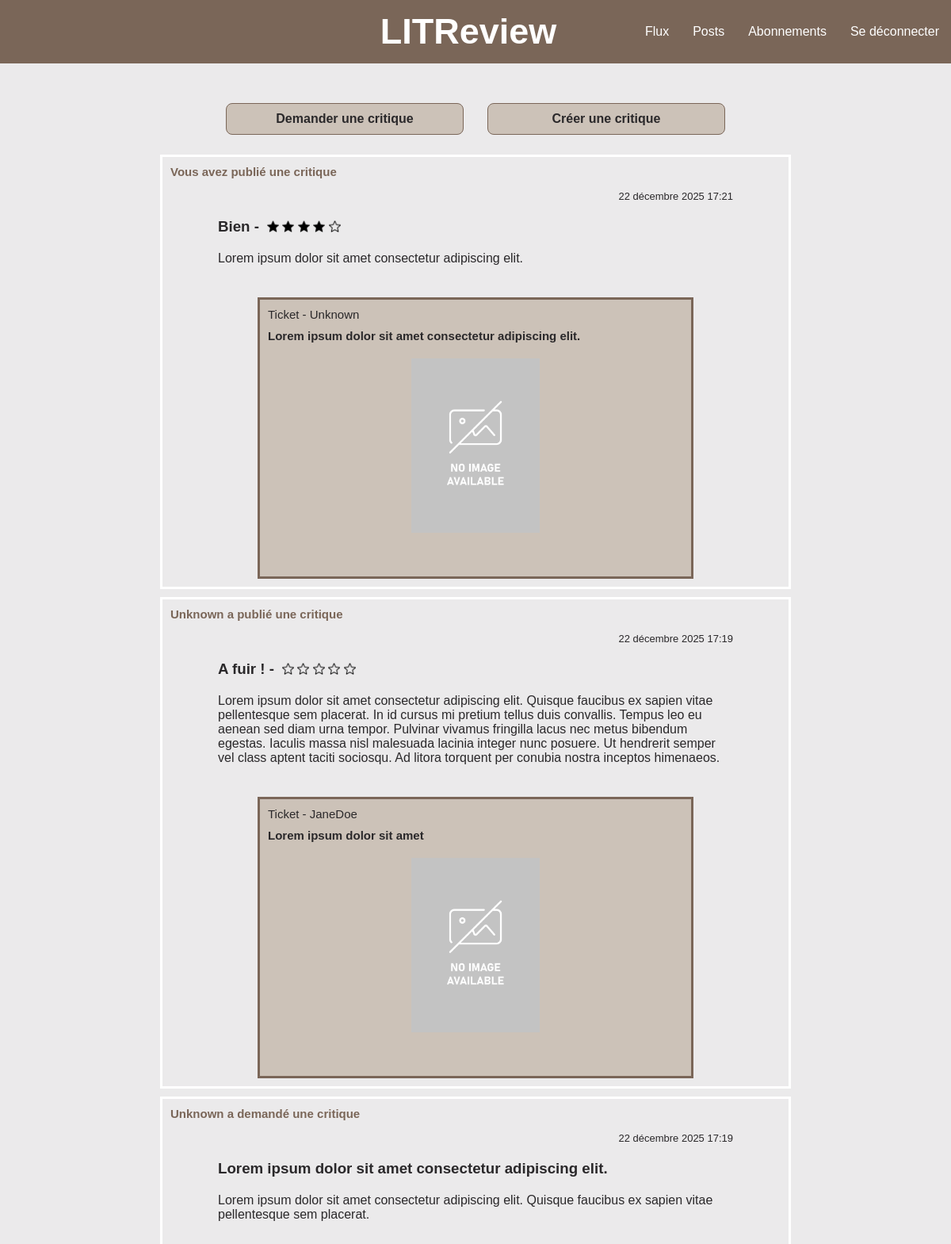
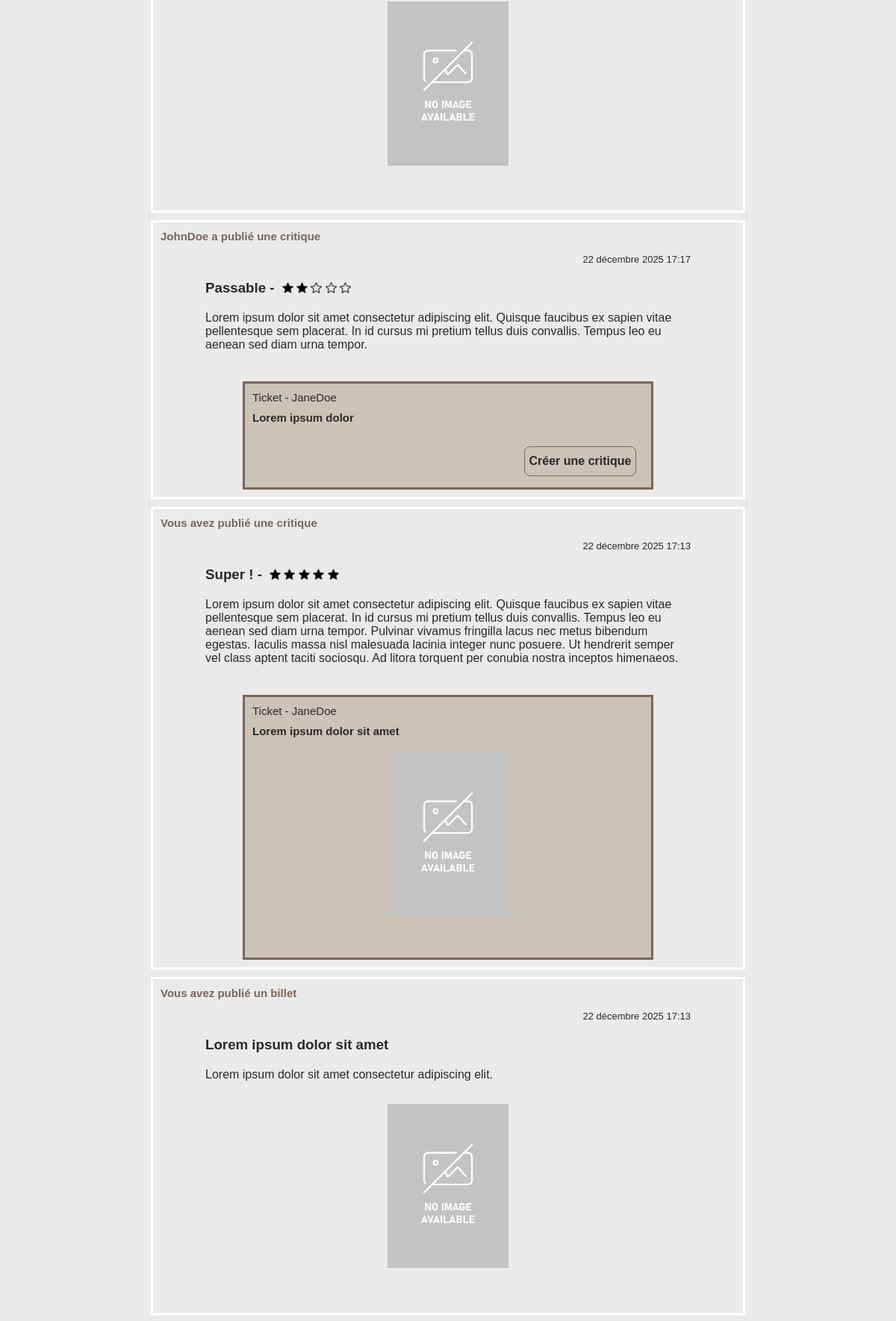
The app's page /home/ (signed in, upper part) with its own data (2 pictures, top to bottom).
### flux/models.py (models this page shows)
class Review(models.Model):
    ticket = models.ForeignKey(to=Ticket, on_delete=models.CASCADE)
    rating = models.fields.PositiveSmallIntegerField(validators=[MinValueValidator(0), MaxValueValidator(5)])
    user = models.ForeignKey(to=settings.AUTH_USER_MODEL, on_delete=models.CASCADE)
    headline = models.fields.CharField(max_length=128)
    body = models.fields.TextField(max_length=8192, blank=True)
    time_created = models.fields.DateTimeField(auto_now_add=True)

class Ticket(models.Model):
    title = models.fields.CharField(max_length=128)
    description = models.fields.TextField(max_length=2048, blank=True)
    user = models.ForeignKey(to=settings.AUTH_USER_MODEL, on_delete=models.CASCADE)
    image = models.ImageField(null=True, blank=True)
    time_created = models.fields.DateTimeField(auto_now_add=True)

### authentication/models.py (models this page shows)
class User(AbstractUser):
    pass

### flux/views.py (the view)
# urls.py: 2. Add a URL to urlpatterns:  path('', views.home, name='home')
@login_required
def home(request):
    user = request.user
    followed_user_ids = models.UserFollows.objects.filter(
        user=user
    ).values_list("followed_user_id", flat=True)
    posts = []
    tickets = models.Ticket.objects.filter(Q(user=user) | Q(user__in=followed_user_ids))
    reviews = models.Review.objects.filter(
        Q(user=user) | Q(user__in=followed_user_ids) | Q(ticket__user=user)
    ).distinct()
    for ticket in tickets:
        ticket.type = "ticket"
        posts.append(ticket)
    for review in reviews:
        review.type = "review"
        posts.append(review)
    posts = sorted(posts, key=lambda post: post.time_created, reverse=True)
    reviewed_tickets_id = models.Review.objects.filter(user=user).values_list("ticket_id", flat=True)
    star_range = range(1, 6)
    return render(
        request,
        "flux/home.html",
        {"posts": posts, "reviewed_tickets_id": reviewed_tickets_id, "star_range": star_range},
    )

### flux/templates/flux/home.html (shortened to what this page needs)
{% extends 'base.html' %}
{% load static %}
{% block css %}
    <link rel="stylesheet" href="{% static 'flux/flux.css' %}">
{% endblock css %}
{% block content %}
    <div class="posts-tab">
        <div class="review-buttons-section">
            <a class="default-button" href="{% url 'create_ticket' %}">Demander une critique</a>
            <a class="default-button" href="{% url 'create-ticket-review' %}">Créer une critique</a>
        </div>
        {% for post in posts %}
            {% if post.type == "ticket" %}
                <div class="ticket-section">
                    {% if request.user == post.user %}
                        <p class="creator">Vous avez publié un billet</p>
                    {% else %}
                        <p class="creator">{{ post.user }} a demandé une critique</p>
                    {% endif %}
                    <div class="post-details">
                        <p class="creation-date">{{ post.time_created }}</p>
                        <h3>{{ post.title }}</h3>
                        <p>{{ post.description }}</p>
                        {% if post.image.url is not None %}
                            <img
                                class="post-image"
                                src="{{ post.image.url }}"
                                alt="Image représentant le billet : &quot;{{ post.title }}&quot;"
                            >
                        {% endif %}
                    </div>
                </div>
            {% elif post.type == "review" %}
                <div class="review-section">
                    {% if request.user == post.user %}
                        <p class="creator">Vous avez publié une critique</p>
                    {% else %}
                        <p class="creator">{{ post.user }} a publié une critique</p>
                    {% endif %}
                    <div class="post-details">
                        <p class="creation-date">{{ post.time_created }}</p>
                        <div class="title-and-stars">
                            <h3>{{ post.headline }} - </h3>
                            <div class="star-rating" aria-label="Noté {{ post.rating }} sur 5" role="img">
                                {% for i in star_range %}
                                    {% if i <= post.rating %}
                                        <img
                                            class="star-icon"
                                            src="{% static 'img/full-star-icon.png' %}"
                                            alt=""
                                            aria-hidden="true"
                                        >
                                    {% else %}
                                        <img
                                            class="star-icon"
                                            src="{% static 'img/empty-star-icon.png' %}"
                                            alt=""
                                            aria-hidden="true"
                                        >
                                    {% endif %}
                                {% endfor %}
                            </div>
                        </div>
                        <p>{{ post.body }}</p>
                        <div class="review-ticket-info">
                            <p>Ticket - {{ post.ticket.user }}</p>
                            <h4>{{ post.ticket.title }}</h4>
                            {% if post.ticket.image.url is not None %}
                                <img
                                    class="post-image"
                                    src="{{ post.ticket.image.url }}"
                                    alt="Image représentant le billet : &quot;{{ post.ticket.title }}&quot;"
                                >
                            {% endif %}
                            <div class="button-section">
                                {% if post.ticket.id not in reviewed_tickets_id %}
                                    <a class="default-button" href="{% url 'create_review' post.ticket.id %}">Créer une critique</a>
                                {% endif %}
                            </div>
                        </div>
                    </div>
                </div>
            {% endif %}
        {% endfor %}
    </div>
{% endblock content %}

### static/css/base.css (style rules this page uses)
:root { --darkest-color: #2A282A; --medium-dark-color: #7a6658; --medium-light-color: #CCC2B8; --background-color: #EBEAEB; --lightest-color: white; }
* { margin: 0; padding: 0; font-family: Arial, Helvetica, sans-serif; color: var(--darkest-color); text-decoration: none; }
body { background-color: var(--background-color); }
.default-button { box-sizing: border-box; background-color: var(--medium-light-color); border: 1px solid var(--medium-dark-color); border-radius: 0.5em; width: 150px; height: 40px; display: flex; justify-content: center; align-items: center; font-weight: bold; font-size: medium; padding: 0; line-height: 1; }

### flux/static/flux/flux.css (style rules this page uses)
.posts-tab { display: flex; flex-direction: column; margin: 50px auto 20px; gap: 10px; }
.review-buttons-section { display: flex; flex-direction: row; justify-content: center; gap: 10px; margin-bottom: 15px; }
.review-buttons-section .default-button { font-size: small; text-align: center; width: 160px; }
.ticket-section, .review-section { display: flex; flex-direction: column; border: 3px solid var(--lightest-color); padding: 10px; width: 90%; margin: auto; gap: 10px; }
.post-details { display: flex; flex-direction: column; width: 90%; margin: auto; gap: 15px; }
.title-and-stars { display: flex; flex-direction: row; gap: 10px; align-items: end; }
.star-rating { white-space: nowrap; }
.star-icon { width: 15px; height: auto; object-fit: contain; }
.post-image { max-height: 220px; height: auto; width: auto; object-fit: contain; align-self: center; margin: 10px auto; }
.creation-date { align-self: flex-end; font-size: 13px; }
.creator { font-weight: 600; font-size: 15px; color: var(--medium-dark-color); }
.review-ticket-info { background-color: var(--medium-light-color); display: flex; flex-direction: column; border: 3px solid var(--medium-dark-color); padding: 10px 10px; margin: 20px 50px 0; gap: 10px; }
.review-ticket-info p { font-size: 15px; }
h4 { font-size: 15px; }
.button-section { display: flex; flex-direction: row; justify-content: right; gap: 10px; margin: 20px 10px 5px; }
@media screen and (min-width: 768px) { .review-buttons-section { gap: 30px; } }
@media screen and (min-width: 768px) { .review-buttons-section .default-button { font-size: medium; width: 300px; } }
@media screen and (min-width: 768px) { .ticket-section, .review-section { width: 770px; gap: 15px; } }
@media screen and (min-width: 768px) { .post-details { width: 650px; gap: 20px; } }

### records on screen
Review: shows "Vous avez publié une critique", time_created "22 décembre 2025 17:21", headline "Bien", rating 4 (drawn), body "Lorem ipsum dolor sit amet consectetur adipiscing elit.", ticket.user "Unknown", ticket "Lorem ipsum dolor sit amet consectetur adipiscing elit.", ticket.image (placeholder picture)
Review: user "Unknown", time_created "22 décembre 2025 17:19", headline "A fuir !", rating 0 (drawn), body "Lorem ipsum dolor sit amet consectetur adipiscing elit. Quisque faucibus ex sapien vitae pellentesque sem placerat. In id cursus mi pretium tellus duis convallis. Tempus leo eu aenean sed diam urna tempor. Pulvinar vivamus fringilla lacus nec metus bibendum egestas. Iaculis massa nisl malesuada lacinia integer nunc posuere. Ut hendrerit semper vel class aptent taciti sociosqu. Ad litora torquent per conubia nostra inceptos himenaeos.", ticket.user "JaneDoe", ticket "Lorem ipsum dolor sit amet", ticket.image (placeholder picture)
Ticket: user "Unknown", time_created "22 décembre 2025 17:19", title "Lorem ipsum dolor sit amet consectetur adipiscing elit.", description "Lorem ipsum dolor sit amet consectetur adipiscing elit. Quisque faucibus ex sapien vitae pellentesque sem placerat.", image (placeholder picture)
Review: user "JohnDoe", time_created "22 décembre 2025 17:17", headline "Passable", rating 2 (drawn), body "Lorem ipsum dolor sit amet consectetur adipiscing elit. Quisque faucibus ex sapien vitae pellentesque sem placerat. In id cursus mi pretium tellus duis convallis. Tempus leo eu aenean sed diam urna tempor.", ticket.user "JaneDoe", ticket "Lorem ipsum dolor", shows "Créer une critique"
Review: shows "Vous avez publié une critique", time_created "22 décembre 2025 17:13", headline "Super !", rating 5 (drawn), body "Lorem ipsum dolor sit amet consectetur adipiscing elit. Quisque faucibus ex sapien vitae pellentesque sem placerat. In id cursus mi pretium tellus duis convallis. Tempus leo eu aenean sed diam urna tempor. Pulvinar vivamus fringilla lacus nec metus bibendum egestas. Iaculis massa nisl malesuada lacinia integer nunc posuere. Ut hendrerit semper vel class aptent taciti sociosqu. Ad litora torquent per conubia nostra inceptos himenaeos.", ticket.user "JaneDoe", ticket "Lorem ipsum dolor sit amet", ticket.image (placeholder picture)
Ticket: shows "Vous avez publié un billet", time_created "22 décembre 2025 17:13", title "Lorem ipsum dolor sit amet", description "Lorem ipsum dolor sit amet consectetur adipiscing elit.", image (placeholder picture)
